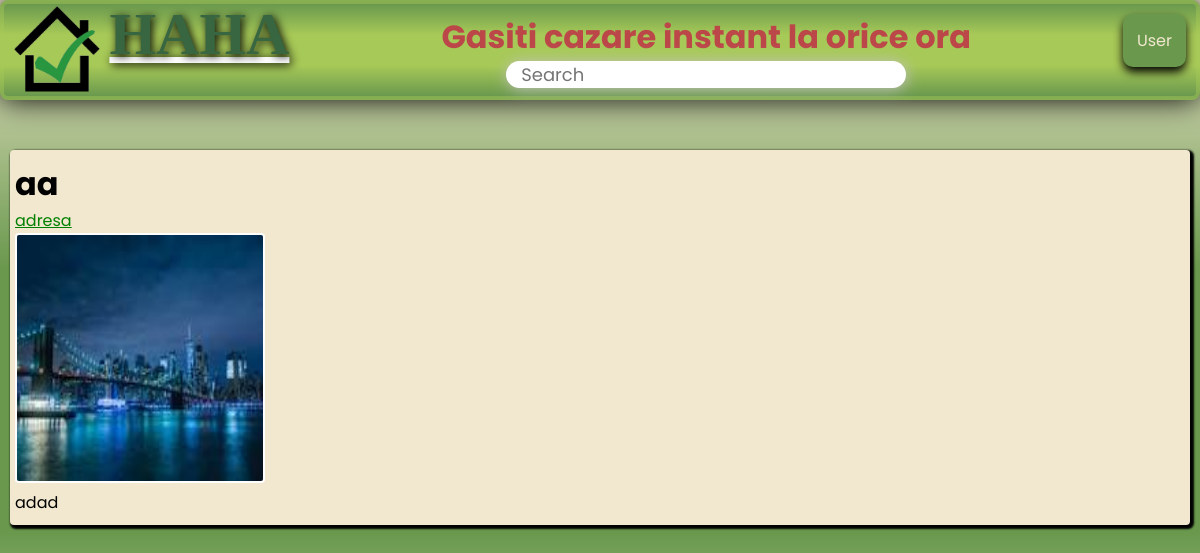
Page /cazare/1 on the earlier database version.
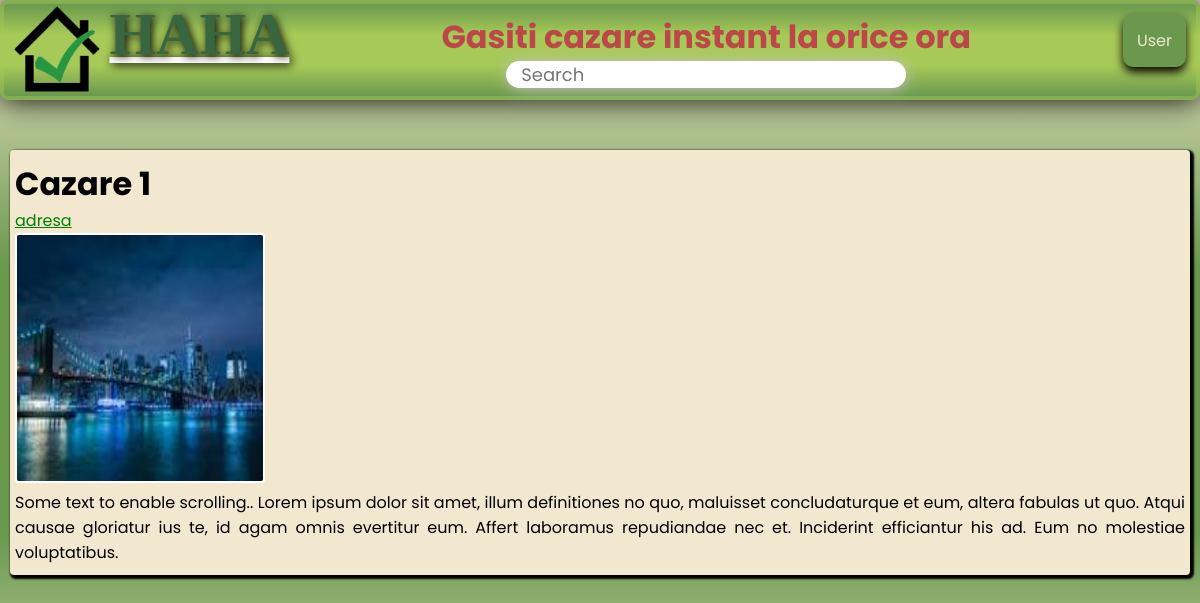
Same page on the later database version.
### app1/models.py (models this page shows)
class Cazare(models.Model):
    title = models.CharField(max_length=100)
    description = models.CharField(max_length=1000, default=None, blank=True, null=True)
    author = models.EmailField(max_length=100,default=None, blank=True, null=True)
    adresa = models.URLField(max_length=100, default=None, blank=True, null=True)
    photos = models.ImageField(null=True, blank=True, upload_to="media/cazare/media")

### app1/views.py (the view)
# urls.py: path('cazare/<str:pk>', views.cazare, name='cazare'),
def cazare(request,pk):
    cazare = Cazare.objects.get(id=pk)
    return render(request, 'cazare.html',{'cazare': cazare})

### templates/cazare.html (shortened to what this page needs)
{% load static %}
<!DOCTYPE html>
<html lang="ro">
<head>
<link rel="stylesheet" href="{% static 'CSS.css' %}">
</head>
<body>
  <div class="topnav" >
    <a class="active" href="/" style="display:flex ;">
      <img src="{% static 'img/2-removebg.png' %}" height="100px">
      <h1 class="logo">HAHA</h1>
    </a>
    <div class="center_topnav">
      <h1 class="slogan">Gasiti cazare instant la orice ora</h1>
    <input type="text" placeholder="Search" >
    </div>
    <div class="dropdown">
      <button class="dropbtn">User</button>
    </div>
  </div>
<div class="main in1">
  <div class="results1">
   <h1>{{cazare.title}}</h1>
   <a class="adress" href="{{cazare.adresa}}">
     <p>adresa</p>
   </a>
   <div class="images">
     <img class="offerimg" src="{{cazare.photos}}" style="width:250px; height: 250px;"/>
   </div>
   <p>{{cazare.description}}</p>
</div>
</div>
</body>
</html>

### static/CSS.css (style rules this page uses)
* { scroll-behavior: smooth; margin: 0; padding: 0; font-family: 'Poppins', sans-serif; box-sizing: border-box; }
body { size: adjust 10px; }
div { text-align: justify; text-justify: inter-word; }
.topnav { position: fixed; top: 0; margin: 0 0px; height: 100px; box-shadow: 0px 0px 30px rgb(0, 0, 0); background-color: white; width: 100%; z-index: 2; display: flex; background-image: linear-gradient(rgb(106, 153, 78), rgb(167, 201, 87), rgb(167, 201, 87), rgb(106, 153, 78)); border: 4px solid #a7c9576b; border-radius: 8px; align-items: center; justify-content: space-between; padding: left 10px; }
.active { position: relative; color: white; border:0px solid rgb(167, 201, 87); height: 100px; display: flex; width: fit-content; }
.logo { color: rgb(56, 102, 65); font-family: cursive; font-size: 60px; text-shadow: 2px 2px 10px rgb(0, 0, 0); }
.slogan { color: rgb(188, 71, 73); }
.center_topnav { justify-content: center; align-items: center; flex-wrap: nowrap; }
.topnav input[type=text] { padding-left: 15px; margin: 0 50%; transform: translate(-50%, 0); border: none; font-size: 18px; width: 400px; border-radius: 20px; border: 0px solid rgb(0, 0, 0); box-shadow: 1px 1px 15px rgb(195, 194, 194); }
.dropdown { position: relative; display: inline-block; z-index: 3; cursor: pointer; align-self: flex-start; margin-top: 10px; margin-right: 10px; }
.dropbtn { background-color: #6A994E; color: #F2E8CF; padding: 14px; font-size: 16px; border: none; box-sizing: border-box; box-shadow: 0 5px 10px rgba(0,0,0,6); border-radius: 10px; }
input { display: inline; }
.in1 { margin-left: 10px; }
.main { width: auto; margin-left: px; margin-right: 10px; font-size: 16px; padding: 0px 0px; margin-top: 150px; }
.results1 { padding-top: 10px; padding-bottom: 10px; padding-left: 5px; padding-right: 5px; box-shadow: 2px 2px 2px 2px #000000; background-color: rgb(242, 232, 207); margin-top: 10px; border-radius: 4px; }
.offerimg { width: 200px; height: 150px; border: 2px solid white; border-radius: 4px; }
.adress { color: green; }
p { margin: 0; }
html { height: 100%; }
body { margin:0; padding:0; font-family: sans-serif; background-size: cover; background-attachment: fixed; background-image: linear-gradient(rgb(242, 232, 207), rgb(106, 153, 78), rgb(106, 153, 78), rgb(242, 232, 207)); }

Differences in the rows shown:
changed Cazare: title "aa" → "Cazare 1"; description "adad" → "Some text to enable scrolling.. Lorem ipsum dolor sit amet, illum definitiones no quo, maluisset concludaturque et eum, altera fabulas ut quo. Atqui causae gloriatur ius te, id agam omnis evertitur eum. Affert laboramus repudiandae nec et. Inciderint efficiantur his ad. Eum no molestiae voluptatibus."
